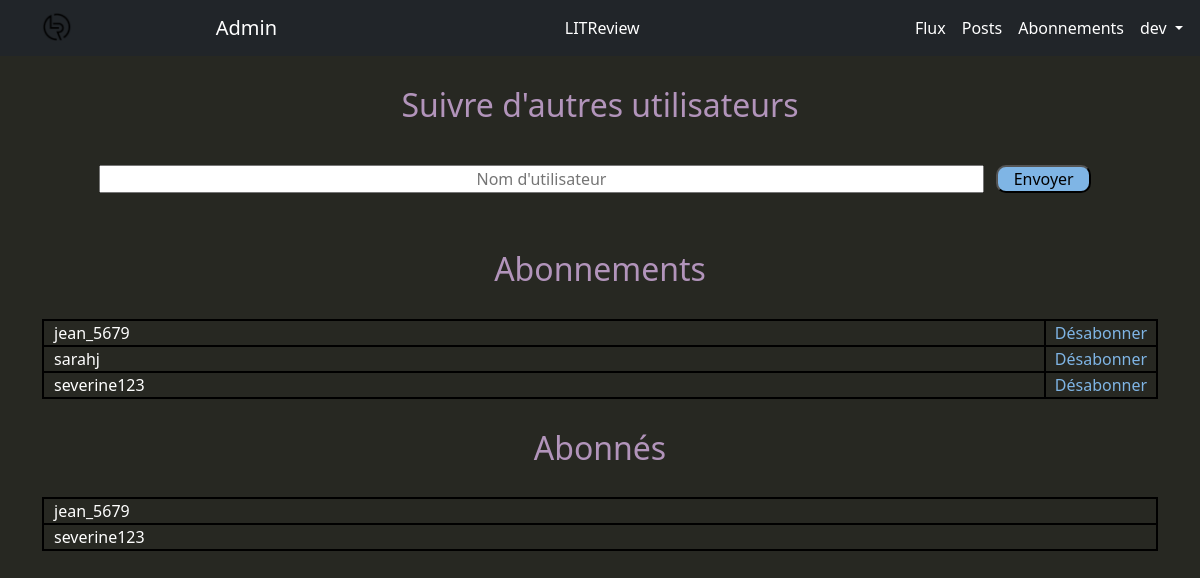
The page /accounts/follow/ (signed in) on the database as committed earlier.
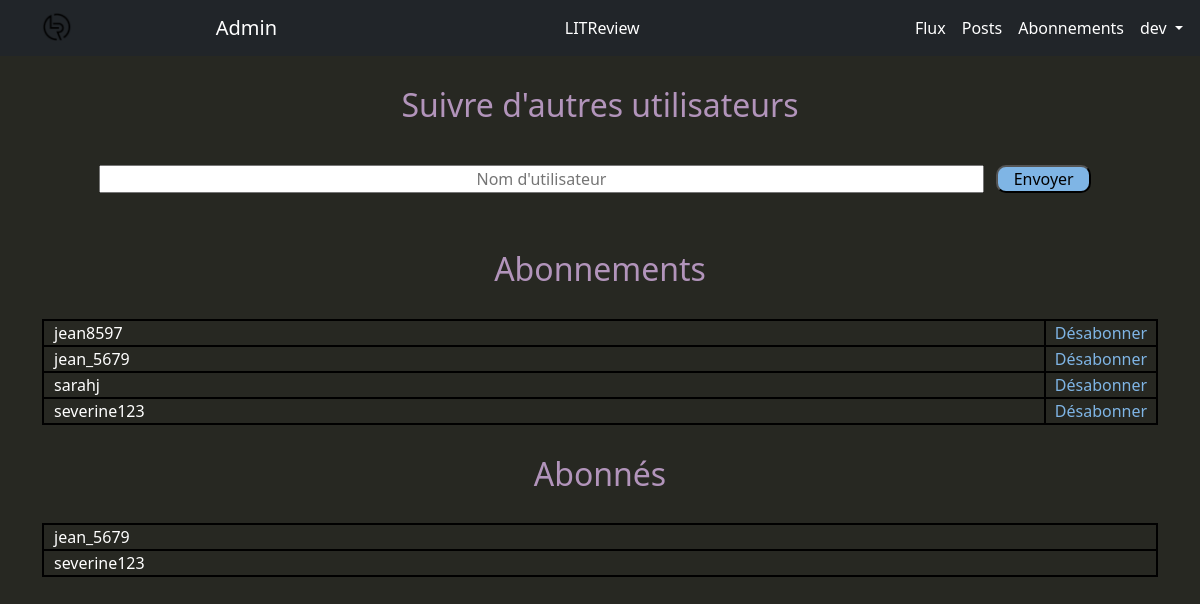
The same page on the database as committed later.
### authentication/models.py (models this page shows, shortened)
class UserFollow(models.Model):
    user = models.ForeignKey(to=settings.AUTH_USER_MODEL,
                             on_delete=models.CASCADE,
                             related_name="following")
    followed_user = models.ForeignKey(to=settings.AUTH_USER_MODEL,
                                      on_delete=models.CASCADE,
                                      related_name="followed_by")
    class Meta:
        unique_together = ("user", "followed_user")

### authentication/views.py (the view, shortened to what this page needs)
# urls.py: path("follow/", follow_user, name="follow-user"),
@login_required
def follow_user(request):
    relations_user = UserFollow.objects\
        .filter(user=request.user).order_by("followed_user__username")
    following_users = UserFollow.objects\
        .filter(followed_user=request.user).order_by("user__username")
    form = FollowForm()
    message = ''
    return render(request, "authentication/follow_user.html",
                  context={"relations_user": relations_user,
                           "following_users": following_users,
                           "form": form,
                           "message": message})

### authentication/forms.py
class FollowForm(forms.Form):
    username = forms.CharField(max_length=63, label='Nom d’utilisateur')
    def __init__(self, *args, **kwargs):
        super().__init__(*args, **kwargs)
        fields_attribute(self.fields, "FollowForm")

### authentication/forms.py (called while the page is built)
def fields_attribute(fields, option="", placeholder=PLACEHOLDER_LIST):
    if option == "FollowForm":
        field_class = "size-search-field"
    else:
        field_class = "fields-margin"
    for idx, field in enumerate(fields):
        fields[field].widget.attrs.update(
            {"class": field_class,
             "placeholder": placeholder[idx]})

### authentication/templates/authentication/follow_user.html (shortened to what this page needs)
{% extends "base.html" %}
{% block content %}
  <h2>Suivre d'autres utilisateurs</h2>
  <div class="flexbox-center">
    <form class="size-search-container" method="POST">
      <table>
        <tr>
          <td class="size-search-field">
            {{ form.username }}{{ form.username.errors }}
          </td>
          <td>
            <input class="fields-margin generic-buttonn" type="submit" value="Envoyer">
          </td>
        </tr>
      </table>
    </form>
  </div>
  <h2>Abonnements</h2>
  <table class="follow-container">
    {% for relation_user in relations_user %}
      {% firstof relation_user.followed_user as follower_name %}
      <tr>
        <td class="follow-cell follow-name">{{ follower_name }}</td>
        <td class="follow-cell follow-button-container">
          <a class="follow-a-button" href="{% url 'follow-unsubscribe' relation_user.id follower_name %}">
              <button class="follow-buttonn">Désabonner</button>
          </a>
        </td>
      </tr>
    {% empty %}
      <p>Vous n'avez aucun abonnement.</p>
    {% endfor %}
  </table>
  <h2>Abonnés</h2>
  <table class="follow-container">
    {% for following_user in following_users %}
      <tr>
        <td class="follow-cell follow-name">{{ following_user.user }}</td>
      </tr>
    {% empty %}
      <p>Vous n'êtes pas suivis.</p>
    {% endfor %}
  </table>
{% endblock %}

### templates/base.html (shortened to what this page needs)
{% load static %}
<html {% if LANGUAGE_CODE %}lang="{{ LANGUAGE_CODE }}"{% endif %}>
  <head>
    <link rel="stylesheet" href="{% static 'css/bootstrap.min.css' %}">
    <link rel="stylesheet" href="{% static 'css/littreview.css' %}">
  </head>
  <body>
    <nav class="navbar navbar-expand-lg navbar-dark bg-dark">
      <div class="container">
        <div class="bs-perso-navbar-brand-container">
          <a class="navbar-brand" href="{% url 'home-page' %}">
            <img src="http://127.0.0.1:8000/media/logo_litreview_no_text.png" alt="Logo de LITReview">
          </a>
          {% if user.is_superuser %}
            <a class="navbar-brand" href="/admin">Admin</a>
          {% endif %}
        </div>
        <div class="navbar-nav bs-perso-navbar-central">
          <a class="nav-item nav-link active" href="{% url 'home-page' %}">LITReview</a>
        </div>
        <div id="navbarRight" class="navbar-nav bs-perso-navbar-right">
          {% if user.is_authenticated %}
            <a class="nav-item nav-link active" href="{% url 'flux-user' %}">Flux</a>
            <a class="nav-item nav-link active" href="{% url 'posts-user' %}">Posts</a>
            <a class="nav-item nav-link active" href="{% url 'follow-user' %}">Abonnements</a>
          {% endif %}
            <div class="nav-item dropdown">
              {% if user.is_authenticated %}
                <a class="nav-link active dropdown-toggle" href="#" data-bs-toggle="dropdown">
                  {{ user.username }}
                </a>
              {% endif %}
            </div>
        </div>
      </div>
    </nav>
    <div class="container">
      <div class="jumbotron">
        {% block content %}{% endblock %}
      </div>
    </div>
  </body>
</html>

### static/css/littreview.css (style rules this page uses)
body { background-color: #272822; color: white; }
h2 { color: #b294bb; text-align: center; margin: 30px 0px; }
a { text-decoration: none; color: #7fb5e5; text-align: center; }
.bs-perso-navbar-central { position: sticky; left: 46.4%; }
.bs-perso-navbar-brand-container { display: flex; justify-content: space-between; width: 22.5%; }
.bs-perso-navbar-right { max-width: 22.5%; }
.flexbox-center { display: flex; justify-content: center; }
.generic-buttonn { background-color: #7fb5e5; border-radius: 10px; min-width: 95px; width: auto; }
.follow-container { width: 100%; }
.follow-cell { border: 2px solid black; }
.follow-name { padding-left: 10px; }
.follow-button-container { padding: 0px; text-align: center; width: 110px; }
.follow-buttonn { background-color: #272822; color: #7fb5e5; border: 0px; width: 110px; }
.follow-a-button { text-decoration: none; width: 110px; }
.size-search-container { width: 90%; }
.size-search-field { width: 100%; height: 100%; }
.fields-margin { margin: 10px; }

Rows that differ between the two databases and show on the page:
added UserFollow: follower_name "jean8597", shown under "Abonnements"
